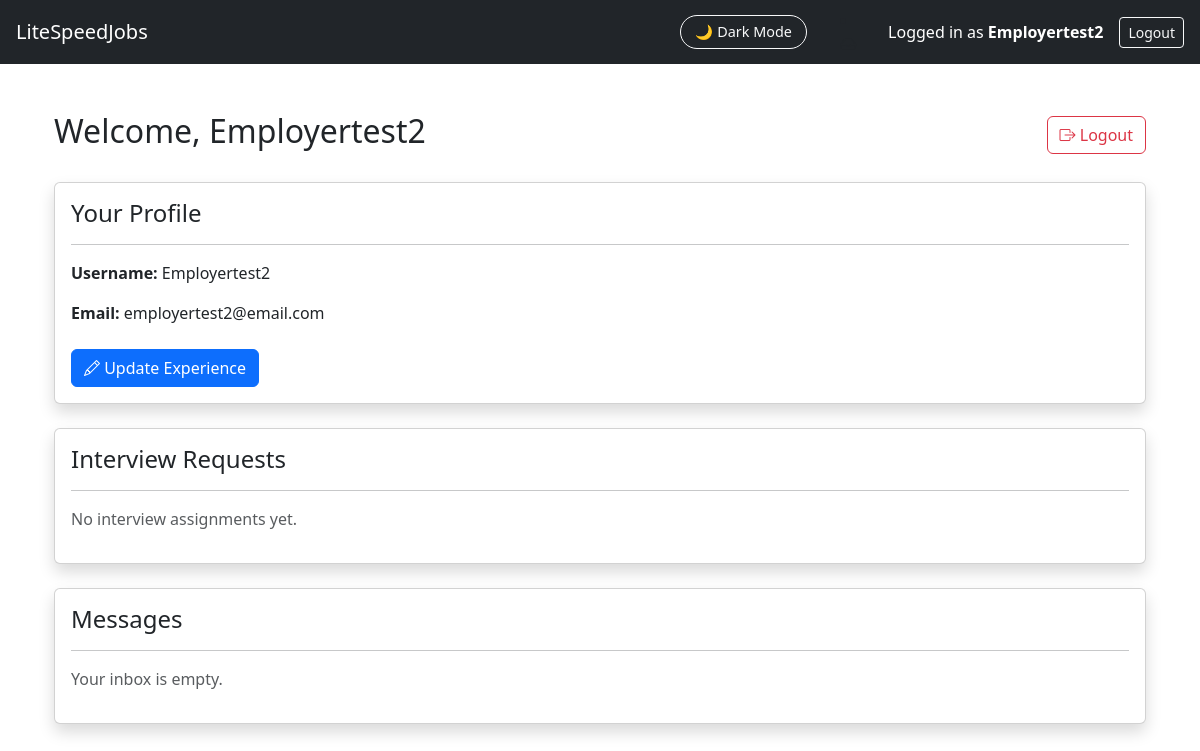
Before: /JobFinder_app/seeker_dashboard/ (signed in) with the older database file.
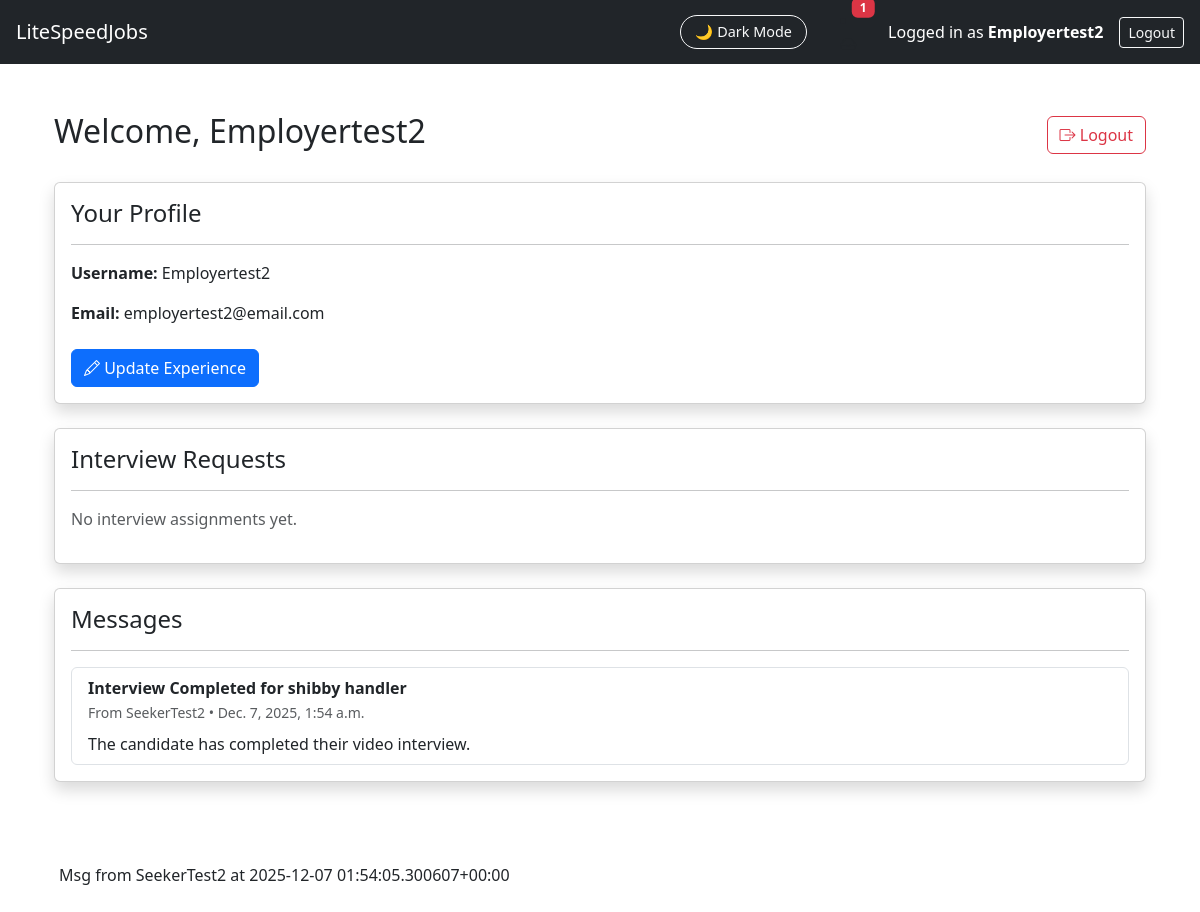
After: the same page with the newer database file.
### JobFinder_app/models.py (models this page shows)
class Message(models.Model):
    sender = models.ForeignKey(
        User, on_delete=models.CASCADE, related_name="sent_messages"
    )
    receiver = models.ForeignKey(
        User, on_delete=models.CASCADE, related_name="received_messages"
    )
    conversation = models.ForeignKey("Conversation", on_delete=models.CASCADE, related_name="messages", null=True, blank=True)
    subject = models.CharField(max_length=255)
    body = models.TextField(blank=True, default="The body was not filled in.")
    attachement = models.FileField(upload_to="messages_attachments/", null=True, blank=True)
    job = models.ForeignKey(Job, on_delete=models.CASCADE, null=True, blank=True)
    created_at = models.DateTimeField(auto_now_add=True)
    is_read = models.BooleanField(default=False)
    def __str__(self):
        return f"Msg from {self.sender} at {self.created_at}"

### JobFinder_app/views.py (the view)
# urls.py: path("seeker_dashboard/", views.seeker_dashboard, name="seeker_dashboard"),
def seeker_dashboard(request):
    assignments = InterviewAssignment.objects.filter(seeker=request.user).order_by("-assigned_at")
    messages = Message.objects.filter(receiver=request.user).order_by("-created_at")
    return render(request, "JobFinder_app/seeker_dashboard.html", {
        "assignments": assignments,
        "messages": messages,
    })

### JobFinder_app/templatetags/message_tags.py (called while the page is built)
@register.simple_tag
def unread_messages(user):
    if not user.is_authenticated:
        return 0
    return user.received_messages.filter(is_read=False).count()

### JobFinder_app/templates/JobFinder_app/seeker_dashboard.html (shortened to what this page needs)
{% extends "JobFinder_app/base.html" %}
{% block content %}
<div class="container mt-4">
    <div class="d-flex justify-content-between align-items-center mb-4">
        <h2>Welcome, {{ request.user.username }}</h2>
        <a href="{% url 'logout' %}" class="btn btn-outline-danger">
            <i class="bi bi-box-arrow-right"></i> Logout
        </a>
    </div>
    <div class="card shadow mb-4">
        <div class="card-body">
            <h4>Your Profile</h4>
            <hr>
            <p><strong>Username:</strong> {{ request.user.username }}</p>
            <p><strong>Email:</strong> {{ request.user.email }}</p>
            <a href="{% url 'seeker_form1' %}" class="btn btn-primary mt-2">
                <i class="bi bi-pencil"></i> Update Experience
            </a>
        </div>
    </div>
    <div class="card shadow mb-4">
        <div class="card-body">
            <h4>Interview Requests</h4>
            <hr>
            {% if assignments %}
                <ul class="list-group">
                    {% for a in assignments %}
                        <li class="list-group-item d-flex justify-content-between align-items-center">
                            <div>
                                <strong>{{ a.job.title }}</strong><br>
                                <small class="text-muted">
                                    {{ a.assigned_at }} • From {{ a.employer.username }}
                                </small>
                            </div>
                            {% if a.completed %}
                                <span class="badge bg-success">Completed</span>
                            {% else %}
                                <a href="{% url 'answer_interview' a.id %}"
                                   class="btn btn-sm btn-outline-primary">
                                    Answer Interview
                                </a>
                            {% endif %}
                        </li>
                    {% endfor %}
                </ul>
            {% else %}
                <p class="text-muted">No interview assignments yet.</p>
            {% endif %}
        </div>
    </div>
    <div class="card shadow mb-4">
        <div class="card-body">
            <h4>Messages</h4>
            <hr>
            {% if messages %}
                <ul class="list-group">
                    {% for m in messages %}
                        <li class="list-group-item">
                            <strong>{{ m.subject }}</strong><br>
                            <small class="text-muted">From {{ m.sender.username }} • {{ m.created_at }}</small>
                            {% if m.body %}
                                <p class="mt-2 mb-0">{{ m.body }}</p>
                            {% endif %}
                        </li>
                    {% endfor %}
                </ul>
            {% else %}
                <p class="text-muted">Your inbox is empty.</p>
            {% endif %}
        </div>
    </div>
</div>
{% endblock %}

### JobFinder_app/templates/JobFinder_app/base.html (shortened to what this page needs)
<!DOCTYPE html>
<html lang="en" data-theme="light">
<head>
    <link href="https://cdn.jsdelivr.net/npm/bootstrap@5.3.2/dist/css/bootstrap.min.css" rel="stylesheet">
    <link href="https://cdn.jsdelivr.net/npm/bootstrap-icons@1.11.1/font/bootstrap-icons.css" rel="stylesheet">
</head>
<body>
{% load message_tags %}
<nav class="navbar navbar-expand-lg navbar-dark bg-dark px-3">
    <a class="navbar-brand" href="/">LiteSpeedJobs</a>
    <div class="ms-auto d-flex align-items-center">
        <button id="darkModeToggle" class="btn btn-outline-light ms-3">
            🌙 Dark Mode
        </button>&nbsp;&nbsp;&nbsp;&nbsp;&nbsp;&nbsp;&nbsp;&nbsp;
        {% if user.is_authenticated %}
        <li class="nav-item position-relative">
            <a href="{% url 'inbox_pro' %}" class="nav-link">
                <i class="bi bi-inbox"></i>
                {% unread_messages user as unread %}
                {% if unread > 0 %}
                    <span class="badge bg-danger position-absolute top-0 start-100 translate-middle">
                        {{ unread }}
                    </span>
                {% endif %}
            </a>
        </li>
        {% else %}
        <li class="nav-item">
            <a href="{% url 'login' %}" class="nav-link">
                <i class="bi bi-inbox"></i>
            </a>
        </li>
        {% endif %}&nbsp;&nbsp;&nbsp;&nbsp;&nbsp;&nbsp;
        {% if request.user.is_authenticated %}
            <span class="text-white me-3">
                Logged in as <strong>{{ request.user.username }}</strong>
            </span>
            <a href="{% url 'logout' %}" class="btn btn-outline-light btn-sm">Logout</a>
        {% endif %}
    </div>
</nav>
<div class="container py-4">
    {% block content %}{% endblock %}
</div>
{% if messages %}
<div class="container mt-3">
    {% for message in messages %}
        <div class="alert alert-{{ message.tags }} mb-2">
            {{ message }}
        </div>
    {% endfor %}
</div>
{% endif %}
</body>
</html>

### JobFinder_app/templates/JobFinder_app/base.html (style rules this page uses)
:root { --ls-bg: #ffffff; --ls-bg-card: #f7f9fc; --ls-text: #141414; --ls-text-muted: #555; --ls-border: #e4e7ec; --ls-primary: #4dabf7; --ls-dark-bg: #0e1116; --ls-dark-bg-card: #1a1d24; --ls-dark-border: #2b2e36; --ls-dark-text: #f1f3f7; --ls-dark-muted: #b7bcc7; }
body { transition: background 0.3s ease, color 0.3s ease; }
.navbar { transition: background 0.3s ease; }
.card { transition: background 0.3s ease, border 0.3s ease; }
.btn { transition: background 0.25s ease, color 0.25s ease, border 0.25s ease; }
#darkModeToggle { font-size: 0.9rem; border-radius: 25px; padding: 5px 14px; cursor: pointer; }

Changed rows visible on the page:
added Message: subject "Interview Completed for shibby handler", sender.username "SeekerTest2", created_at "Dec. 7, 2025, 1:54 a.m.", body "The candidate has completed their video interview.", sender+created_at "Msg from SeekerTest2 at 2025-12-07 01:54:05.300607+00:00"
Other visible differences:
{{ unread }}: (not shown) → "1"
text no longer shown: "Your inbox is empty."
